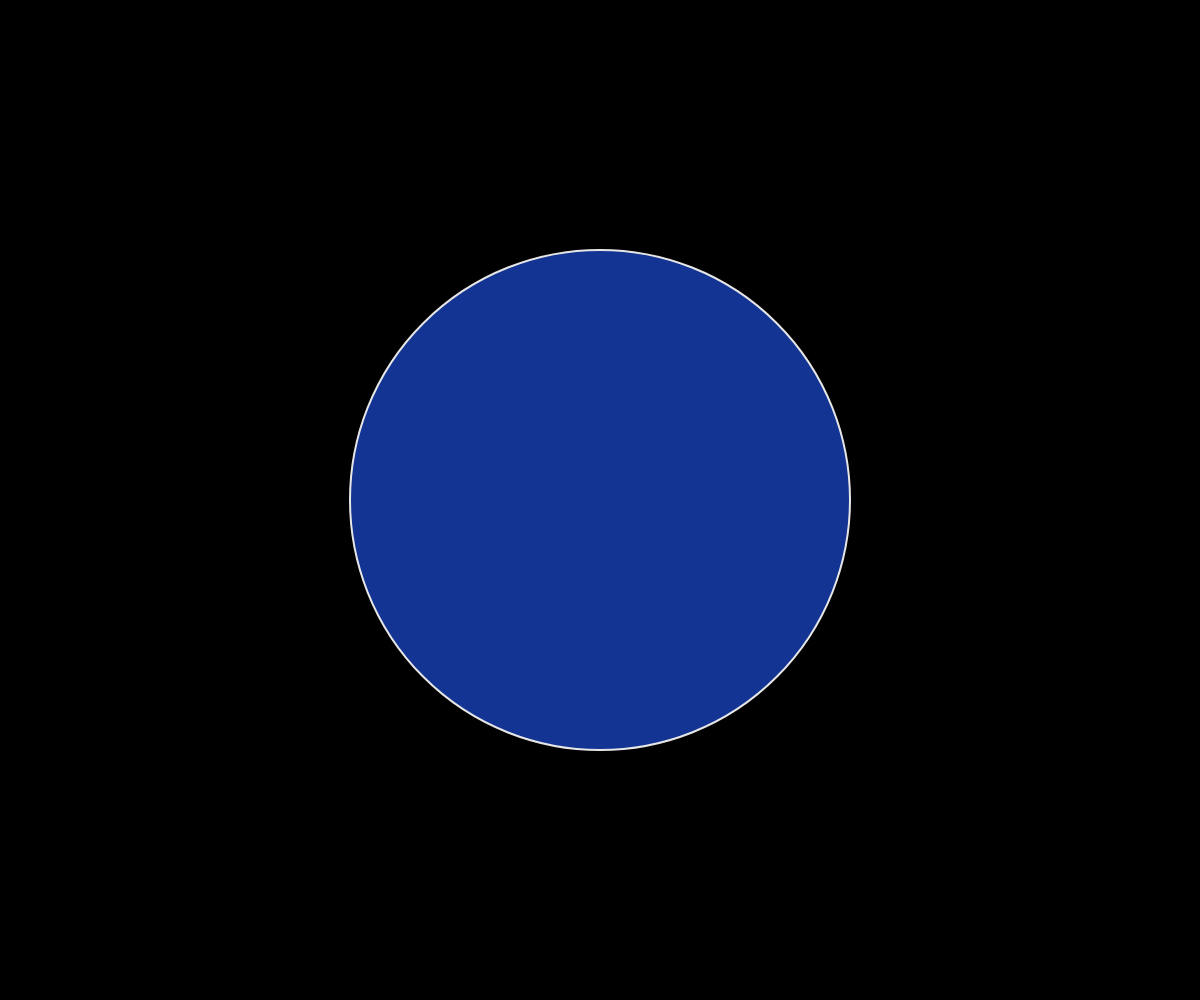
Frame 1 (no input)
Frame 60 (no input): identical to frame 1, image omitted
Frame 120 (the mouse pressed at the canvas centre since frame 60): identical to frame 1, image omitted

The p5.js sketch that drew this single still picture (run headless with seeded random() and noise() and a simulated clock; from frame 60 on, the mouse is pressed at the canvas centre):

// p5.js sketch
// ── sketch.js
let laranjas;

function setup() {
	createCanvas(windowWidth, windowHeight);
	background(0)

}

function draw() {

background(0)

if(mouseY >= height/2) {
	noFill();
}

else{
	
	fill(39,118,50);
}

if(mouseX <= width/2) {
	fill(19,52,146);
}

	stroke(230);
	strokeWeight(2);
	circle(width /2, height / 2, height / 2);


}
